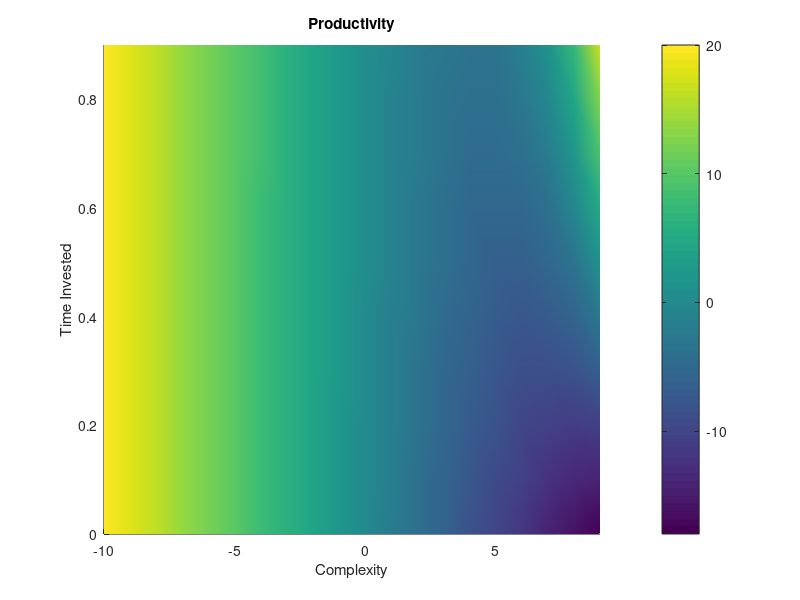

Source code (MATLAB):
InvestmentReturns=[20.0,18.0,16.0,14.0,12.0,10.0,8.0,6.0,4.0,2.0,0.0,-2.0,-4.0,-6.0,-8.0,-10.0,-12.0,-14.0,-16.0,-18.0,;20.001734153,18.0026012295,16.0039018442,14.0058527663,12.0087791495,10.0131687243,8.01975308642,6.02962962963,4.04444444444,2.06666666667,0.1,-1.85,-3.775,-5.6625,-7.49375,-9.240625,-10.8609375,-12.29140625,-13.437109375,-14.1556640625,;20.003468306,18.005202459,16.0078036885,14.0117055327,12.017558299,10.0263374486,8.03950617284,6.05925925926,4.08888888889,2.13333333333,0.2,-1.7,-3.55,-5.325,-6.9875,-8.48125,-9.721875,-10.5828125,-10.87421875,-10.311328125,;20.005202459,18.0078036885,16.0117055327,14.017558299,12.0263374486,10.0395061728,8.05925925926,6.08888888889,4.13333333333,2.2,0.3,-1.55,-3.325,-4.9875,-6.48125,-7.721875,-8.5828125,-8.87421875,-8.311328125,-6.4669921875,;20.006936612,18.0104049179,16.0156073769,14.0234110654,12.0351165981,10.0526748971,8.07901234568,6.11851851852,4.17777777778,2.26666666667,0.4,-1.4,-3.1,-4.65,-5.975,-6.9625,-7.44375,-7.165625,-5.7484375,-2.62265625,;20.008670765,18.0130061474,16.0195092212,14.0292638317,12.0438957476,10.0658436214,8.0987654321,6.14814814815,4.22222222222,2.33333333333,0.5,-1.25,-2.875,-4.3125,-5.46875,-6.203125,-6.3046875,-5.45703125,-3.185546875,1.2216796875,;20.0104049179,18.0156073769,16.0234110654,14.0351165981,12.0526748971,10.0790123457,8.11851851852,6.17777777778,4.26666666667,2.4,0.6,-1.1,-2.65,-3.975,-4.9625,-5.44375,-5.165625,-3.7484375,-0.62265625,5.066015625,;20.0121390709,18.0182086064,16.0273129096,14.0409693644,12.0614540466,10.09218107,8.13827160494,6.20740740741,4.31111111111,2.46666666667,0.7,-0.95,-2.425,-3.6375,-4.45625,-4.684375,-4.0265625,-2.03984375,1.940234375,8.9103515625,;20.0138732239,18.0208098359,16.0312147538,14.0468221308,12.0702331962,10.1053497942,8.15802469136,6.23703703704,4.35555555556,2.53333333333,0.8,-0.8,-2.2,-3.3,-3.95,-3.925,-2.8875,-0.33125,4.503125,12.7546875,;20.0156073769,18.0234110654,16.0351165981,14.0526748971,12.0790123457,10.1185185185,8.17777777778,6.26666666667,4.4,2.6,0.9,-0.65,-1.975,-2.9625,-3.44375,-3.165625,-1.7484375,1.37734375,7.066015625,16.5990234375,;];
xName=[-10,-9,-8,-7,-6,-5,-4,-3,-2,-1,0,1,2,3,4,5,6,7,8,9,];
yName=[0.0,0.1,0.2,0.3,0.4,0.5,0.6,0.7,0.8,0.9,];
surf(xName,yName,InvestmentReturns);
view(0,90); shading interp;colorbar;
xlabel("Complexity");ylabel("Time Invested");
title("Productivity");
axis("tight");
